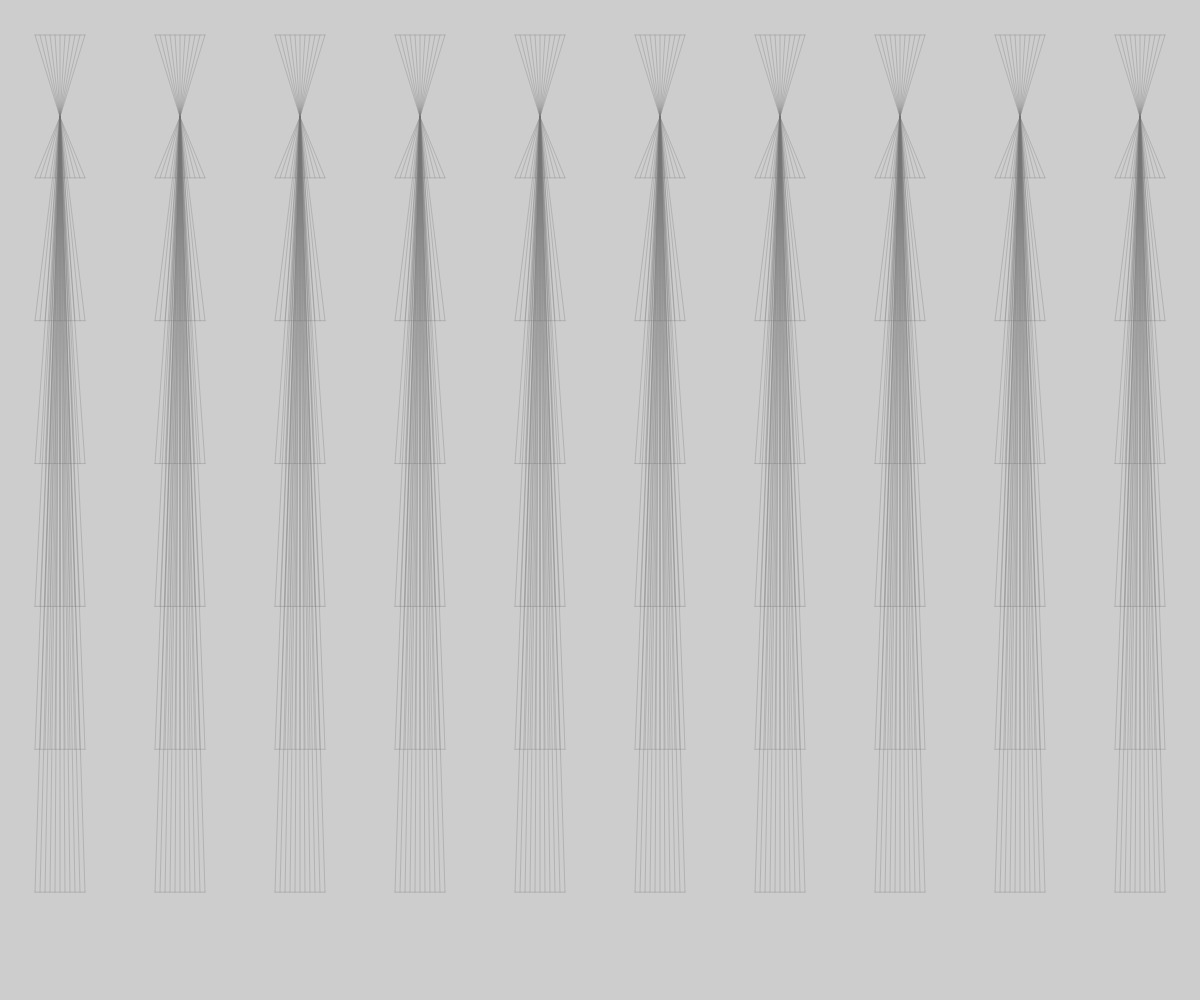
Frame 1 (no input)
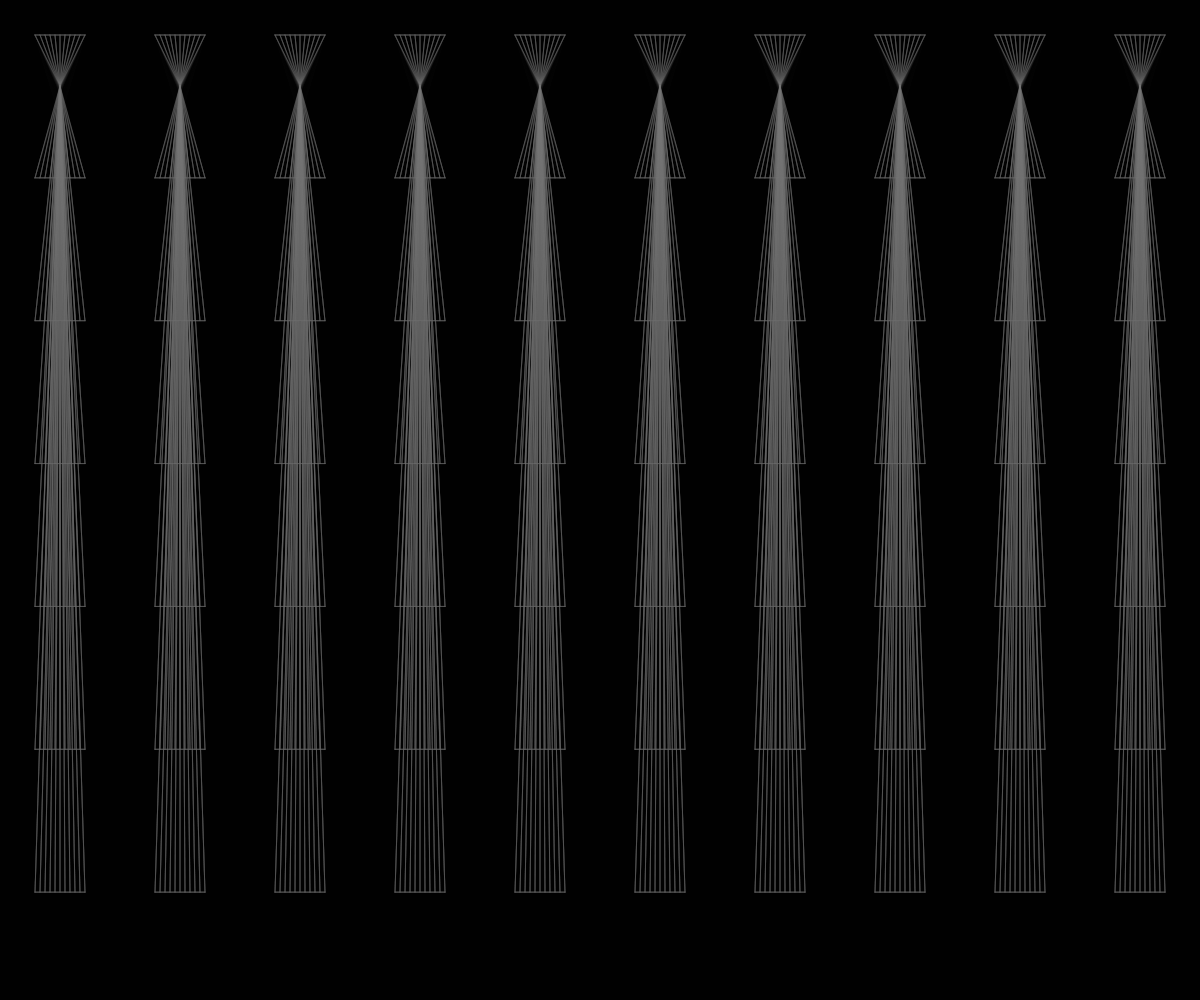
Frame 60 (no input)
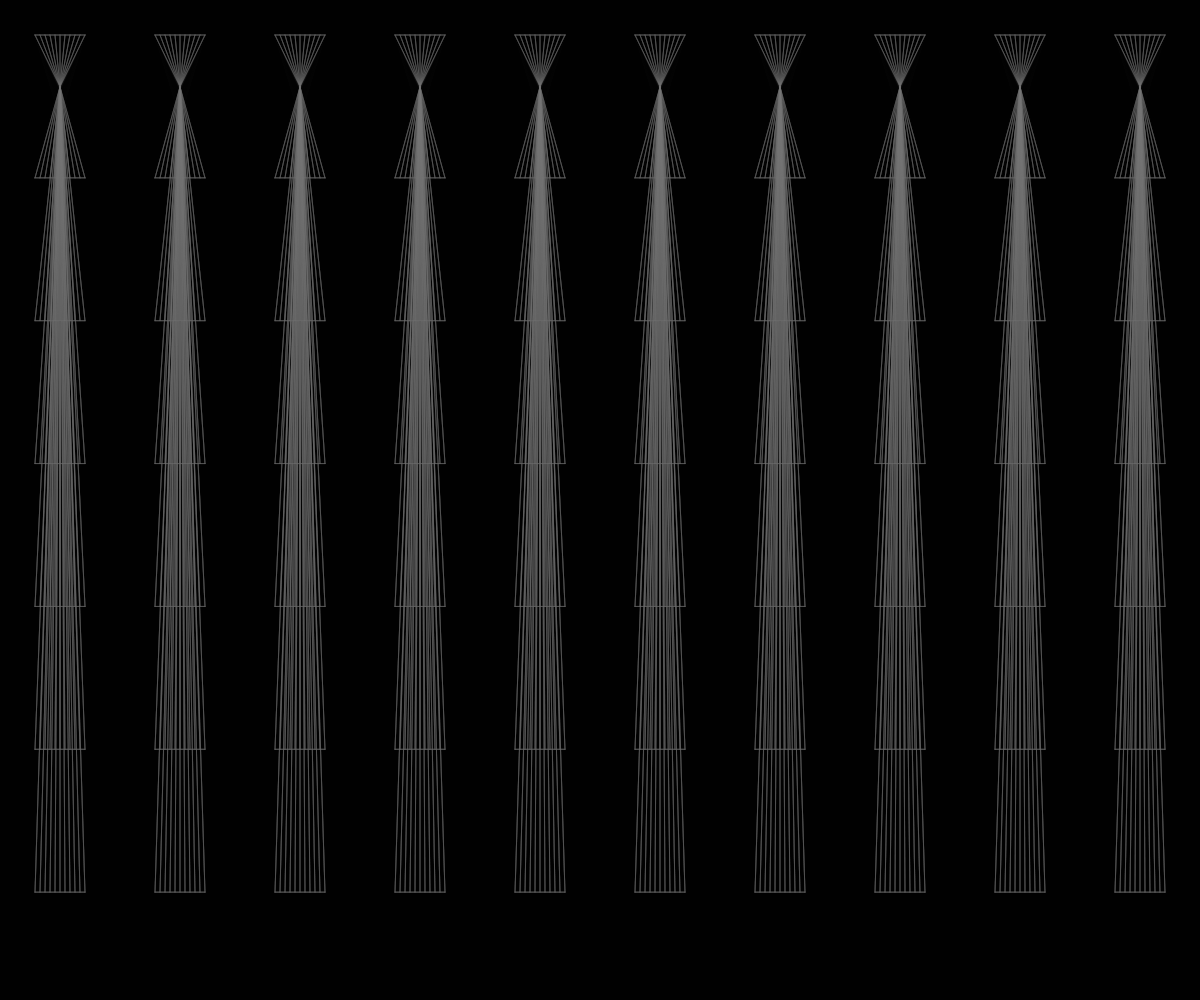
Frame 120 (the mouse pressed at the canvas centre since frame 60)

The p5.js sketch that drew these frames (run headless with seeded random() and noise() and a simulated clock; from frame 60 on, the mouse is pressed at the canvas centre):

// p5.js sketch
// ── sketch.js
function setup() {
  createCanvas(windowWidth, windowHeight);
}

function draw() {
  background(0, 50);
  stroke(120, 120, 120, 80);
  noFill();
  var noiseY = noise(.01 * frameCount) * height;
  var y1coord = map(noiseY, 0, height, 50, 150);

  for (let x = 35; x <= width + 50; x += width / 10) {
    for (let y = 35; y <= height + 20; y += height / 7) {
      line(x, y, x + 50, y);
      for (let i = x; i <= x + 50; i += 5) {
        line(i, y, x + 25, y1coord);
      }
      // for (let i = 50; i <= 350; i += 100) {
      //   for (let j = 25; j <= 375; j += 100) {
      //     for (let k = j; k <= j + 50; j += 5) {
      //       line(k, i, i, y1coord);
      //     }
      //   }
      // }
    }
  }
  // for (let i = 50; i <=350; i+=100){
  //   for (let j = 25; j<=375; j+=100){
  //     for (let k = j; k<=j+50; j+=5){
  //       let (k,i,i,y1coord);
  //     }
  //   }
  // }
  // for (let i = 25; i <= 75; i += 5) {
  //   line(i, 50, 50, y1coord);
  // }
  //
  // for (let j = 125; j <= 175; j += 5) {
  //   line(j, 50, 150, y1coord);
  // }
  // for (let k = 225; k <= 275; k += 5) {
  //   line(k, 50, 250, y1coord);
  // }
  //
  // for (let h = 325; h <= 375; h += 5) {
  //   line(h, 50, 350, y1coord);
  // }
  //
  // for (let i = 25; i <= 75; i += 5) {
  //   line(i, 150, 50, y1coord);
  // }
  // for (let j = 125; j <= 175; j += 5) {
  //   line(j, 150, 150, y1coord);
  // }
  // for (let k = 225; k <= 275; k += 5) {
  //   line(k, 150, 250, y1coord);
  // }
  // for (let h = 325; h <= 375; h += 5) {
  //   line(h, 150, 350, y1coord);
  // }
  // for (let i = 25; i <= 75; i += 5) {
  //   line(i, 250, 50, y1coord);
  // }
  // for (let j = 125; j <= 175; j += 5) {
  //   line(j, 250, 150, y1coord);
  // }
  // for (let k = 225; k <= 275; k += 5) {
  //   line(k, 250, 250, y1coord);
  // }
  // for (let h = 325; h <= 375; h += 5) {
  //   line(h, 250, 350, y1coord);
  // }
  // for (let i = 25; i <= 75; i += 5) {
  //   line(i, 350, 50, y1coord);
  // }
  // for (let j = 125; j <= 175; j += 5) {
  //   line(j, 350, 150, y1coord);
  // }
  // for (let k = 225; k <= 275; k += 5) {
  //   line(k, 350, 250, y1coord);
  // }
  // for (let h = 325; h <= 375; h += 5) {
  //   line(h, 350, 350, y1coord);
  // }
}
